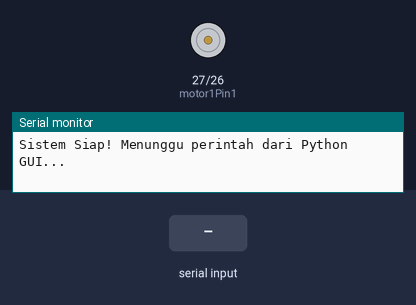
Bench run of a sketch on a simulated ESP32. Shown: motor-driver pin pairs drawn as motors (green arrow = first pin HIGH = forward, orange = second pin HIGH = backward, longer = more drive, scaled by the enable pin), the last lines printed to the serial monitor. The test bench sets the inputs (shaded band).

Above: at 1.2 s.
1.3 s: "1\n" received over Serial
At 2.5 s:
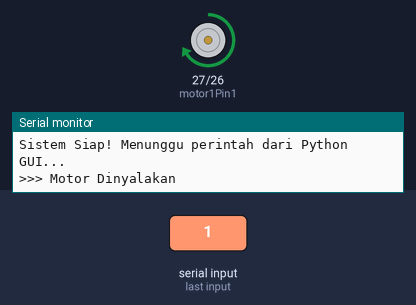
2.8 s: "PWM:\n" received over Serial
At 3.7 s:
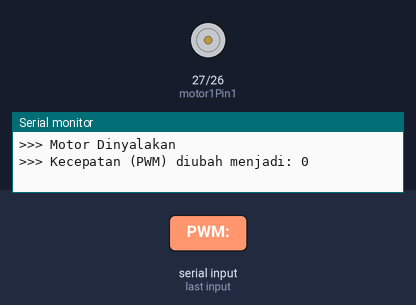
4.3 s: "PWM:90\n" received over Serial
At 4.8 s:
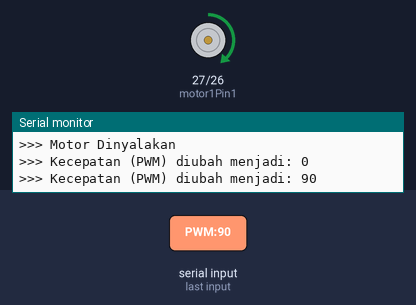
5.8 s: "PWM:,45\n" received over Serial
At 7.1 s:
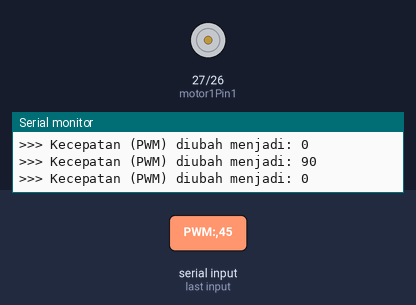
Timing chart, 0 to 8.3 s (numbered marks = the images above; inputs shaded):
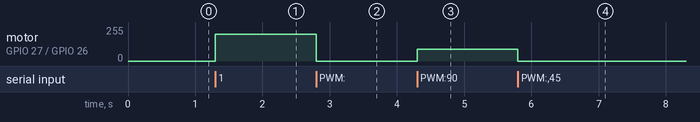

The sketch:

ESP32_Receiver.ino
```cpp
// KODE ESP32 UNTUK MENERIMA PERINTAH DARI PYTHON GUI
int motor1Pin1 = 27;
int motor1Pin2 = 26;
int enable1Pin = 12;

const int freq = 30000;
const int resolution = 8;

void setup() {
  Serial.begin(115200);
  pinMode(motor1Pin1, OUTPUT);
  pinMode(motor1Pin2, OUTPUT);
  ledcAttach(enable1Pin, freq, resolution);

  // Pastikan motor mati saat awal menyala
  digitalWrite(motor1Pin1, LOW);
  digitalWrite(motor1Pin2, LOW);
  ledcWrite(enable1Pin, 0);

  Serial.println("Sistem Siap! Menunggu perintah dari Python GUI...");
}

void loop() {
  // Mengecek apakah ada data yang masuk dari kabel USB (Python)
  if (Serial.available() > 0) {
    String command = Serial.readStringUntil('\n');
    command.trim(); // Menghapus spasi atau karakter enter berlebih

    if (command == "1") {
      digitalWrite(motor1Pin1, HIGH);
      digitalWrite(motor1Pin2, LOW);
      ledcWrite(enable1Pin, 200); // Kecepatan default saat ON
      Serial.println(">>> Motor Dinyalakan");

    } else if (command == "0") {
      digitalWrite(motor1Pin1, LOW);
      digitalWrite(motor1Pin2, LOW);
      ledcWrite(enable1Pin, 0);
      Serial.println(">>> Motor Dimatikan");

    } else if (command.startsWith("PWM:")) {
      String pwmValueStr = command.substring(4); // Mengambil angka setelah teks "PWM:"
      int pwmValue = pwmValueStr.toInt();
      ledcWrite(enable1Pin, pwmValue);
      Serial.print(">>> Kecepatan (PWM) diubah menjadi: ");
      Serial.println(pwmValue);
    }
  }
}
```

Measured:
- after the input at 1.3 s, motor on GPIO 27 (motor1Pin1) / GPIO 26 (motor1Pin2): stopped → forward 199/255 at once
- after the input at 2.8 s, motor on GPIO 27 (motor1Pin1) / GPIO 26 (motor1Pin2): forward 199/255 → stopped at once
- after the input at 4.3 s, motor on GPIO 27 (motor1Pin1) / GPIO 26 (motor1Pin2): stopped → forward 90/255 at once
- after the input at 5.8 s, motor on GPIO 27 (motor1Pin1) / GPIO 26 (motor1Pin2): forward 90/255 → stopped at once
